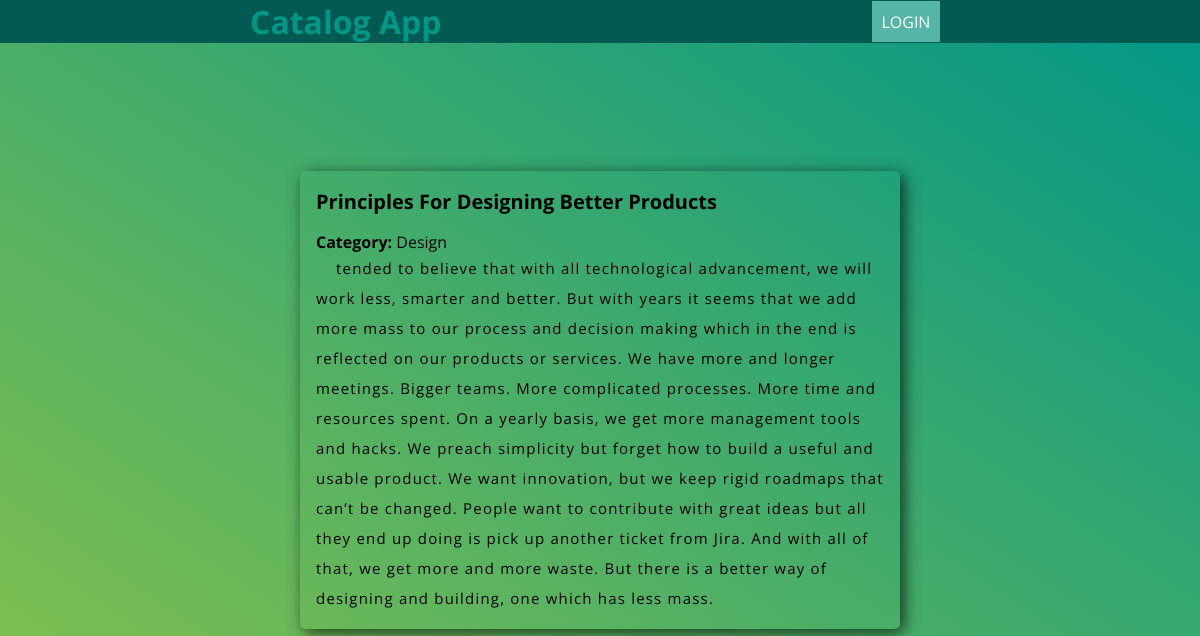
Screenshot of /item/3 with the database file from the repository.
### models.py (models this page shows, shortened)
class Item(Base):
    __tablename__ = "c_item" # this table contains the items for a specific category
    id = Column(Integer, primary_key=True)
    title = Column(String(250), nullable=False)
    description = Column(String)
    cat_id = Column(Integer, ForeignKey('category.id'))
    category = relationship(Category, backref='items')
    user_id = Column(Integer, ForeignKey('user.id'))
    user = relationship(User)

class Category(Base):
    __tablename__ = "category"
    id = Column(Integer, primary_key=True)
    name = Column(String(60), nullable=False)

### application.py (the view)
@app.route('/item/<int:id>')
def itemView(id):
    try:
        item = session.query(Item).filter_by(id=id).first()
    except exc.SQLAlchemyError as e:
        abort(404)
    return render_template('detail.html', item=item)

### templates/detail.html (shortened to what this page needs)
{% extends "layouts/base.html" %}
{% block content %}
		<div class="card card--centered">
			<h2 class="title_detail">{{item.title}}</h2>
			<div><strong>Category: </strong> <span>{{item.category.name}}</span></div>
			<div class="description">
				{{item.description}}
			</div>
		</div>
{% endblock %}

### static/css/styles.css (style rules this page uses)
body { margin: 0; padding: 0; min-height: 100vh; background:linear-gradient(to top right, #8BC34A, #009688) no-repeat 100% 100%; font-family: 'Open Sans', Helvetica, sans-serif; }
.title_detail { font-size: 20px; }
.description { text-indent: 20px; font-size: 15px; font-weight: 400; letter-spacing: 1.2px; color: #000; line-height: 30px; }
.card { min-width:400px; padding:1rem; padding-top:0; border-radius: 5px; box-shadow: 4px 4px 16px rgba(0,0,0,.7); }
.card--centered { position: absolute; top: 50%; left: 50%; transform: translate(-50%,-50%); }

### rows the page displays
Item: title "Principles For Designing Better Products", description "tended to believe that with all technological advancement, we will work less, smarter and better. But with years it seems that we add more mass to our process and decision making which in the end is reflected on our products or services. We have more and longer meetings. Bigger teams. More complicated processes. More time and resources spent. On a yearly basis, we get more management tools and hacks. We preach simplicity but forget how to build a useful and usable product. We want innovation, but we keep rigid roadmaps that can’t be changed. People want to contribute with great ideas but all they end up doing is pick up another ticket from Jira. And with all of that, we get more and more…"
Category: category.name "Design"
